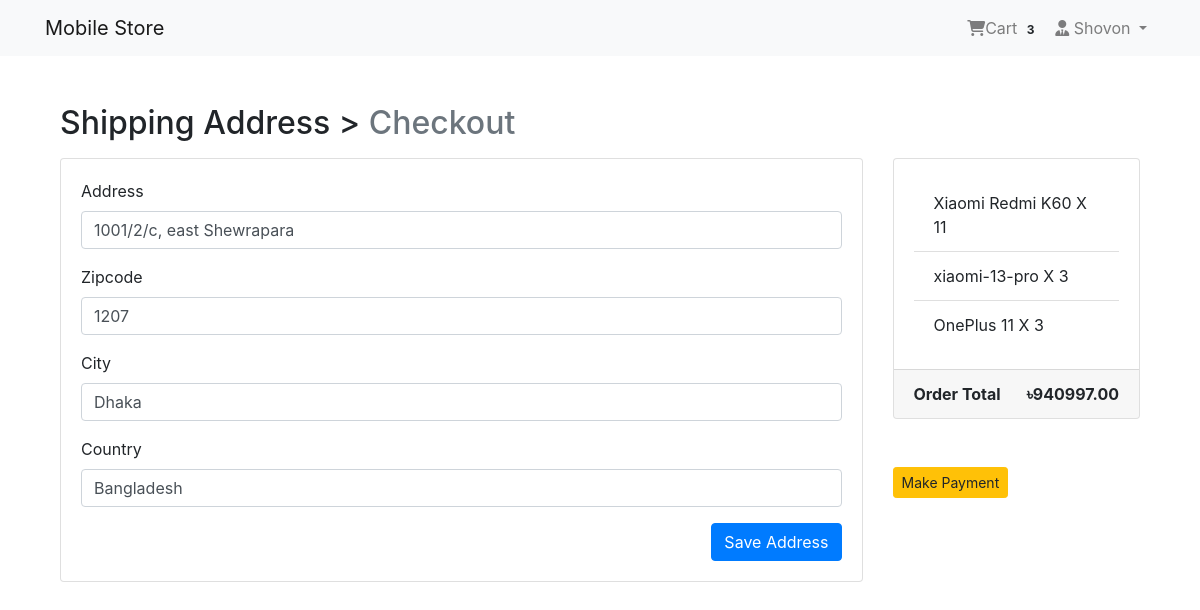
Screenshot of /payment/checkout/ (signed in) with the database file from the repository.
### App_Login/models.py (models this page shows, shortened)
class User(AbstractBaseUser, PermissionsMixin):
    email = models.EmailField(unique=True, null=False)
    is_staff = models.BooleanField(gettext_lazy('staff status'), default=False, help_text= gettext_lazy('Designate whether the user can login into the site'))
    is_active = models.BooleanField(gettext_lazy('active'), default=True, help_text=gettext_lazy('This user is now active. Unselect it instead of delete it'))
    USERNAME_FIELD = 'email'
    objects = MyUserManager()

class Profile(models.Model):
    user = models.OneToOneField(User, on_delete=models.CASCADE, related_name='profile' )
    username = models.CharField(max_length=100, blank=True)
    address1 = models.TextField(max_length=400, blank=True)
    city = models.CharField(max_length=40, blank=True)
    zipcode = models.CharField(max_length=10, blank=True)
    country = models.CharField(max_length=50, blank=True)
    phone = models.CharField(max_length=20, blank=True)
    joined_date = models.DateField(auto_now_add=True)

### App_Order/models.py (models this page shows, shortened)
class Order(models.Model):
    order_items = models.ManyToManyField(Cart)
    user = models.ForeignKey(settings.AUTH_USER_MODEL, on_delete=models.CASCADE)
    ordered = models.BooleanField(default=False)
    created = models.DateTimeField(auto_now_add=True)
    paymentId = models.CharField(max_length=264, blank=True, null=True)
    orederId = models.CharField(max_length=200, blank=True, null=True)
    def get_totals(self):
        total = 0
        for order_item in self.order_items.all():
            total += float(order_item.get_total())
        return total

class Cart(models.Model):
    user = models.ForeignKey(settings.AUTH_USER_MODEL, on_delete=models.CASCADE, related_name="cart")
    item = models.ForeignKey(Product, on_delete=models.CASCADE)
    quantity = models.IntegerField(default=1)
    purchased = models.BooleanField(default=False)
    created = models.DateTimeField(auto_now_add=True)
    updated = models.DateTimeField(auto_now=True)
    def get_total(self):
        total = self.item.price * self.quantity #item>Product>price
        float_total = format(total, '0.2f' ) # after decimal bit
        return float_total

### App_Payment/models.py (models this page shows, shortened)
class BillingAddress(models.Model):
   user = models.ForeignKey(settings.AUTH_USER_MODEL, on_delete=models.CASCADE)
   address = models.CharField(max_length=264, blank=True)
   zipcode = models.CharField(max_length=10, blank=True)
   city = models.CharField(max_length=30, blank=True)
   country = models.CharField(max_length=20, blank=True)
   def is_fully_filled(self):
        field_names = [f.name for f in self._meta.get_fields()]
        for field_name in field_names:
            value = getattr(self, field_name)
            if value is None or value == '':
                return False
        return True
   class Meta:
      verbose_name_plural = "Billing Addresses"

### App_Shop/models.py (models this page shows, shortened)
class Product(models.Model):
    main_image = models.ImageField(upload_to='Products')
    name = models.CharField(max_length=264)
    category = models.ForeignKey(Category, on_delete=models.CASCADE, related_name='category')
    preview_text = models.TextField(max_length=200, verbose_name='Preview Text')
    detail_text = models.TextField(max_length=1000, verbose_name='description')
    price = models.FloatField()
    old_price =  models.FloatField(default=0.00)
    created_date = models.DateTimeField(auto_now_add=True)
    class Meta:
        ordering = ['-created_date',]

### App_Payment/views.py (the view)
# urls.py: path('checkout/', views.checkout, name='checkout'),
@login_required
def checkout(request):
    saved_address = BillingAddress.objects.get_or_create(user=request.user)
    saved_address = saved_address[0]
    form = BillingForm(instance=saved_address) #form generate from Saved Address
    if request.method == 'POST':
        form = BillingForm(request.POST, instance=saved_address)
        if form.is_valid():
            form.save()
            form = BillingForm(instance=saved_address)
            messages.success(request, f"Shipping Address Saved")
    order_qs = Order.objects.filter(user=request.user, ordered = False)
    orderItems = order_qs[0].order_items.all()
    order_total = order_qs[0].get_totals() #Order>model>get_totals
    return render(request, 'App_Payment/checkout.html', context={'form':form, "order_items": orderItems, "order_total": order_total, "saved_address": saved_address})

### App_Payment/forms.py
class BillingForm(forms.ModelForm):
    class Meta:
        model = BillingAddress
        fields = ['address', 'zipcode', 'city', 'country']

### App_Order/templatetags/cart_tag.py (called while the page is built)
@register.filter
def cart_total(user):
    order = Order.objects.filter(user=user, ordered = False)
    if order.exists():
      return order[0].order_items.count()
    else:
        return 0

### templates/App_Payment/checkout.html (shortened to what this page needs)
{% extends 'base.html' %}
{% load crispy_forms_tags %}
{% block body_block %}
  <div class="container mt-5">
    <h2 class="mb-3">
        Shipping Address > <span class="text-muted"> Checkout </span>
    </h2>
    <div class="row">
        <div class="col-md-9">
            <div class="card mb-5" style="height: auto;">
                <div class="card-body">
                    <form method="POST">
                        {{form|crispy}}
                        <button type="submit" class="btn btn-primary float-right"> Save Address</button>
                    </form>
                </div>
            </div>
        </div>
        <div class="col-md-3">
            <div class="card" style="height:auto">
                <div class="card-body">
                    <ul class="list-group list-group-flush">
                        {% for order_item in order_items %}
                            <li class="list-group-item">{{ order_item.item.name }} X {{order_item.quantity}}</li>
                        {% endfor %}
                    </ul>
                </div>
                <div class="card-footer">
                    <span class="float-left"><strong>Order Total</strong></span>
                    <span class="float-right"><strong>&#2547;{{order_total|floatformat:2}}</strong></span>
                </div>
            </div>
            <br><br>
            {% if saved_address.is_fully_filled %}
            <a href="" class="btn btn-warning btn-sm"> Make Payment</a>
            {% else %}
            <div class="alert alert-info">
                <p>Please Fill Up All the information to make payment</p>
            </div>
            {% endif %}
        </div>
    </div>
  </div>
{% endblock body_block %}

### templates/navbar.html (shortened to what this page needs)
{% load cart_tag %}
<nav class="navbar navbar-expand-lg navbar-light bg-light">
    <div class="container">
        <a class="navbar-brand" href="{% url 'App_Shop:home' %}">Mobile Store</a>
        <div class="collapse navbar-collapse" id="navbarNav">
            <ul class="navbar-nav ml-auto">
                {% if request.user.is_authenticated   %}
                <li class="nav-item">
                 <a href="{% url 'App_Order:cart' %}" class="nav-link">
                    <i class="fa fa-shopping-cart"></i>Cart
                    <span class="badge badge-light"> {{request.user | cart_total}} </span>
                 </a>
                </li>
                <li class="nav-item dropdown">
                    <a href="" class="nav-link dropdown-toggle" id="navbarDropdown" role="button" data-toggle="dropdown" aria-haspopup="true" aria-expanded="false"><i class="fas fa-user-tie"></i> {{request.user.profile.username}} </a>
                </li>
                {% else %}
                <li class="nav-item">
                    <a href="{% url 'App_Login:login' %}" class="btn btn-primary">Login</a>
                </li>
                {% endif %}
            </ul>
        </div>
    </div>
</nav>

### templates/base.html (style rules this page uses)
.card { height: 350px; }

### rows the page displays
User: user|cart_total "3", user.profile.username "Shovon"
BillingAddress: address "1001/2/c, east Shewrapara", zipcode "1207", city "Dhaka", country "Bangladesh"
Cart: item.name "Xiaomi Redmi K60", quantity "11"
Cart: item.name "xiaomi-13-pro", quantity "3"
Cart: item.name "OnePlus 11", quantity "3"

### other values shown
{{ order_total|floatformat:2 }} "940997.00"
